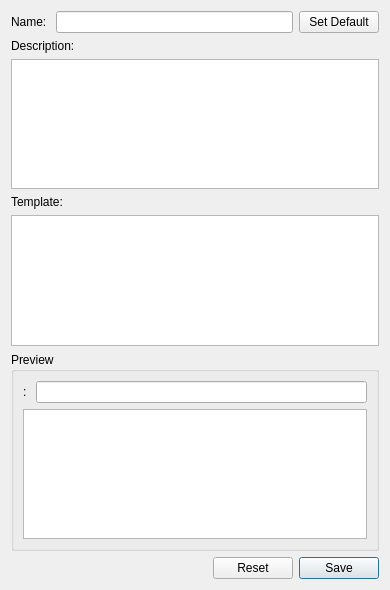
<?xml version="1.0" encoding="UTF-8"?>
<ui version="4.0">
 <class>TemplateInfoWidget</class>
 <widget class="QWidget" name="TemplateInfoWidget">
  <property name="geometry">
   <rect>
    <x>0</x>
    <y>0</y>
    <width>390</width>
    <height>590</height>
   </rect>
  </property>
  <property name="windowTitle">
   <string>Form</string>
  </property>
  <layout class="QVBoxLayout" name="verticalLayout">
   <item>
    <layout class="QHBoxLayout" name="horizontalLayout">
     <item>
      <widget class="QLabel" name="label">
       <property name="text">
        <string>Name: </string>
       </property>
      </widget>
     </item>
     <item>
      <widget class="QLineEdit" name="nameLE"/>
     </item>
     <item>
      <widget class="QPushButton" name="setDefaultButton">
       <property name="text">
        <string>Set Default</string>
       </property>
      </widget>
     </item>
    </layout>
   </item>
   <item>
    <widget class="QLabel" name="label_2">
     <property name="text">
      <string>Description: </string>
     </property>
    </widget>
   </item>
   <item>
    <widget class="QTextEdit" name="descriptionEdit"/>
   </item>
   <item>
    <widget class="QLabel" name="label_3">
     <property name="text">
      <string>Template: </string>
     </property>
    </widget>
   </item>
   <item>
    <widget class="QTextEdit" name="templateEdit"/>
   </item>
   <item>
    <widget class="QGroupBox" name="groupBox">
     <property name="title">
      <string>Preview</string>
     </property>
     <layout class="QFormLayout" name="formLayout_2">
      <item row="0" column="0">
       <widget class="QLabel" name="label_4">
        <property name="text">
         <string>&lt;data&gt;: </string>
        </property>
       </widget>
      </item>
      <item row="0" column="1">
       <widget class="QLineEdit" name="dataEdit">
        <property name="clearButtonEnabled">
         <bool>true</bool>
        </property>
       </widget>
      </item>
      <item row="1" column="0" colspan="2">
       <widget class="QTextBrowser" name="resultText"/>
      </item>
     </layout>
    </widget>
   </item>
   <item>
    <layout class="QHBoxLayout" name="horizontalLayout_2">
     <item>
      <spacer name="horizontalSpacer">
       <property name="orientation">
        <enum>Qt::Horizontal</enum>
       </property>
       <property name="sizeHint" stdset="0">
        <size>
         <width>40</width>
         <height>20</height>
        </size>
       </property>
      </spacer>
     </item>
     <item>
      <widget class="QDialogButtonBox" name="buttonBox">
       <property name="sizePolicy">
        <sizepolicy hsizetype="Fixed" vsizetype="Fixed">
         <horstretch>0</horstretch>
         <verstretch>0</verstretch>
        </sizepolicy>
       </property>
       <property name="standardButtons">
        <set>QDialogButtonBox::Reset|QDialogButtonBox::Save</set>
       </property>
      </widget>
     </item>
    </layout>
   </item>
  </layout>
 </widget>
 <resources/>
 <connections/>
</ui>
